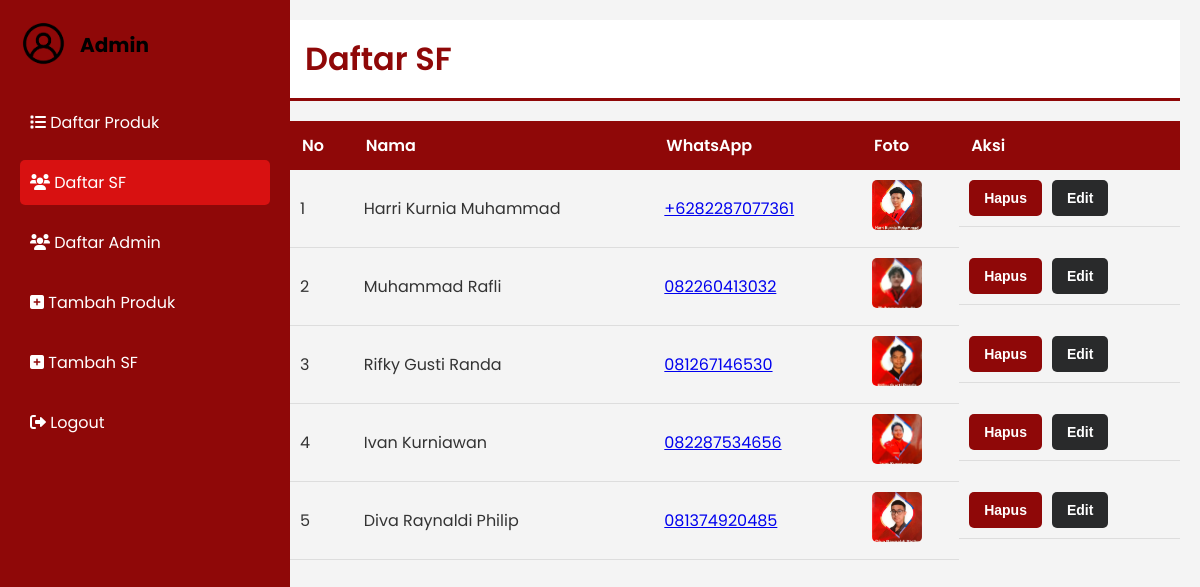
The page /indihome-catalog/daftar_sf.php (signed in) on the database its author committed.
### tables this page shows
CREATE TABLE `sf_members` (
  `id` int(11) NOT NULL,
  `name` varchar(100) NOT NULL,
  `whatsapp` varchar(100) NOT NULL,
  `photo` varchar(100) NOT NULL
);

### indihome-catalog/daftar_sf.php (the view, shortened to what this page needs)
<?php
include 'db.php';
$sql = "SELECT * FROM sf_members";
$result = $conn->query($sql);
?>
<!DOCTYPE html>
<html lang="id">
<head>
    <link rel="stylesheet" href="css/admin.css">
    <link rel="stylesheet" href="https://cdnjs.cloudflare.com/ajax/libs/font-awesome/6.0.0-beta3/css/all.min.css">
</head>
<body>
    <div class="sidebar">
        <div class="logo-container">
            <img src="images/Admin.png" alt="Admin Logo" class="admin-logo">
            <h2>Admin</h2>
        </div>
        <ul>
        <li><a href="daftar_produk.php"><i class="fas fa-list"></i> Daftar Produk</a></li>
            <li><a href="daftar_sf.php" class="active"><i class="fas fa-users"></i> Daftar SF</a></li>
            <li><a href="daftar_admin.php"><i class="fas fa-users"></i> Daftar Admin</a></li>
            <li><a href="tambah_produk.php"><i class="fas fa-plus-square"></i> Tambah Produk</a></li>
            <li><a href="tambah_sf.php"><i class="fas fa-plus-square"></i> Tambah SF</a></li>
            <li><a href="logout.php"><i class="fas fa-sign-out-alt"></i> Logout</a></li>
        </ul>
    </div>
    <div class="main-content">
        <header>
            <h1>Daftar SF</h1>
        </header>
        <table class="sf-table">
            <thead>
                <tr>
                    <th>No</th>
                    <th>Nama</th>
                    <th>WhatsApp</th>
                    <th>Foto</th>
                    <th>Aksi</th>
                </tr>
            </thead>
            <tbody>
                <?php
                if ($result->num_rows > 0) {
                    $no = 1;
                    while ($row = $result->fetch_assoc()) {
                        echo "<tr>";
                        echo "<td>" . $no++ . "</td>";
                        echo "<td>" . htmlspecialchars($row['name']) . "</td>";
                        echo "<td><a href='https://wa.me/" . htmlspecialchars($row['whatsapp']) . "' target='_blank'>" . htmlspecialchars($row['whatsapp']) . "</a></td>";
                        echo "<td><img src='" . htmlspecialchars($row['photo']) . "' alt='Foto SF' class='sf-photo'></td>";
                        echo "<td class='action-buttons'>
                            <form action='process_sf.php' method='post' style='display:inline;'>
                                <input type='hidden' name='action' value='delete'>
                                <input type='hidden' name='id' value='" . htmlspecialchars($row['id']) . "'>
                                <button type='submit' class='delete'>Hapus</button>
                            </form>
                            <button class='edit' onclick='showEditForm(\"" . htmlspecialchars($row['id']) . "\", \"" . htmlspecialchars($row['name']) . "\", \"" . htmlspecialchars($row['whatsapp']) . "\", \"" . htmlspecialchars($row['photo']) . "\")'>Edit</button>
                        </td>";
                        echo "</tr>";
                    }
                } else {
                    echo "<tr><td colspan='5'>Tidak ada data SF.</td></tr>";
                }
                ?>
            </tbody>
        </table>
    </div>
</body>
</html>

### indihome-catalog/css/admin.css (style rules this page uses)
body { font-family: 'Poppins', sans-serif; margin: 0; padding: 0; background-color: #f4f4f4; color: #333; display: flex; min-height: 100vh; }
.sidebar { width: 250px; background-color: #8f0808; padding: 20px; height: 100vh; position: fixed; top: 0; left: 0; color: #fff; }
.sidebar { width: 250px; transition: transform 0.3s ease; }
.logo-container { display: flex; align-items: center; margin-bottom: 30px; }
.admin-logo { width: 50px; height: auto; margin-right: 10px; }
.sidebar h2 { margin: 0; font-size: 20px; color: #000; }
.sidebar ul { list-style-type: none; padding: 0; }
.sidebar ul li { margin: 15px 0; }
.sidebar ul li a { color: #fff; text-decoration: none; font-size: 16px; display: block; padding: 10px; border-radius: 5px; transition: background-color 0.3s ease; }
.sidebar ul li a:hover, .sidebar ul li a.active { background-color: #d81111; }
.main-content { margin-left: 270px; padding: 20px; flex: 1; }
header { background-color: #ffffff; padding: 15px; border-bottom: 3px solid #8f0808; margin-bottom: 20px; }
header h1 { margin: 0; color: #8f0808; font-weight: 600; }
form button[type="submit"] { padding: 10px 15px; background-color: #8f0808; color: #ffffff; border: none; border-radius: 5px; cursor: pointer; font-weight: 600; font-size: 14px; }
table { width: 100%; border-collapse: collapse; margin-top: 20px; }
table th { background-color: #8f0808; color: #ffffff; padding: 12px; text-align: left; font-weight: 600; }
table td { padding: 10px; border-bottom: 1px solid #ddd; text-align: left; }
.sf-table img.sf-photo { width: 50px; height: 50px; object-fit: cover; border-radius: 5px; }
.action-buttons { display: flex; gap: 10px; }
.edit { padding: 10px 15px; background-color: #292a2b; color: #ffffff; border: none; border-radius: 5px; cursor: pointer; font-weight: 600; font-size: 14px; }

### rows shown on the page
sf_members: name "Harri Kurnia Muhammad", whatsapp "+6282287077361", photo (picture)
sf_members: name "Muhammad Rafli", whatsapp "082260413032", photo (picture)
sf_members: name "Rifky Gusti Randa", whatsapp "081267146530", photo (picture)
sf_members: name "Ivan Kurniawan", whatsapp "082287534656", photo (picture)
sf_members: name "Diva Raynaldi Philip", whatsapp "081374920485", photo (picture)
